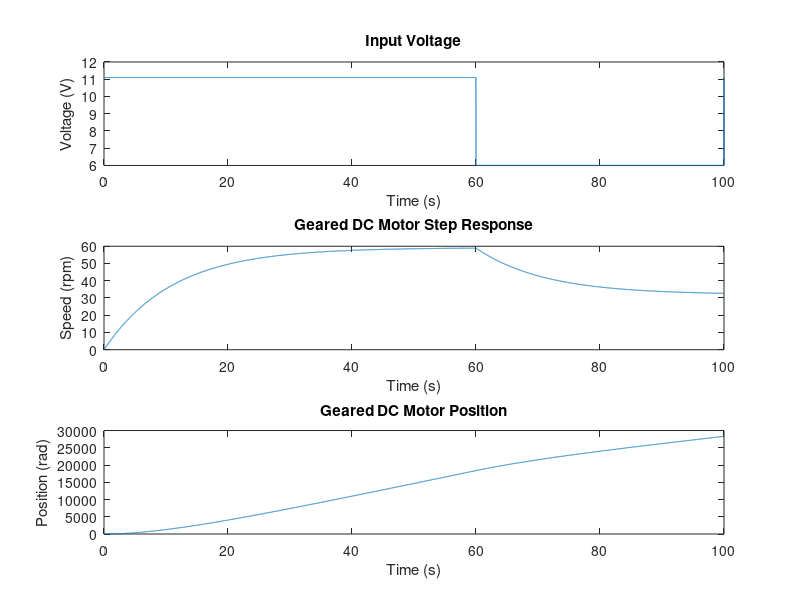

This chart was generated by the following MATLAB code:
clear all;
close all;
clc;
% Geared DC Motor Parameters
R = 1.5;%2.1429; % armature resistance
L = 0.000000;%0.5; % armature inductance
Km = 0.2; %0.3997; % motor torque constant
Kb = 0.05;%0.12; % back EMF constant
J = 0.027678; %8.125e-6  % rotor inertia
B = 0.002513 ;%0.03997; % damping coefficient
N = 95.000000;%99.78; % gear ratio

% Transfer Function
s = tf('s');
P_motor = (Km/N)/((J*s + B)*(L*s + R) + (Km*Kb)/(N^2));

% Input Voltage
t = 0:0.01:40 ;

disp(t);
%u = 11.10*(mod(t,20))*ones(size(t)); % input voltage 
t = 0:0.01:100;
u = zeros(size(t));
u(mod(t,100) < 60) = 11.10;
u(mod(t,100) >= 60) = 6.0;


subplot(3,1,1)
plot(t,u)
xlabel('Time (s)')
ylabel('Voltage (V)')
title('Input Voltage')

% Step Response (Speed)
[y,t] = lsim(P_motor,u,t);
speed = y*(60/(2*pi)); % rad/s to rpm
subplot(3,1,2)
plot(t,speed)
xlabel('Time (s)')
ylabel('Speed (rpm)')
title('Geared DC Motor Step Response')

% Position
theta = cumtrapz(t,y) *(190/pi);
subplot(3,1,3)
plot(t,theta)
xlabel('Time (s)')
ylabel('Position (rad)')
title('Geared DC Motor Position')
